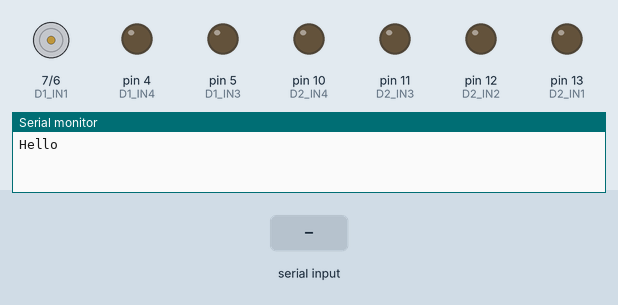
Bench run of a sketch on a simulated Arduino Uno, built with avr-gcc and run on an emulated ATmega328P. On the bench: motor-driver pin pairs drawn as motors (green arrow = first pin HIGH = forward, orange = second pin HIGH = backward, longer = more drive), output pins drawn as LEDs (lit = HIGH), the last lines printed to the serial monitor. Inputs (shaded band) come from the test bench.

Above: at 1.2 s.
1.3 s: "a" received over Serial
At 2.1 s:
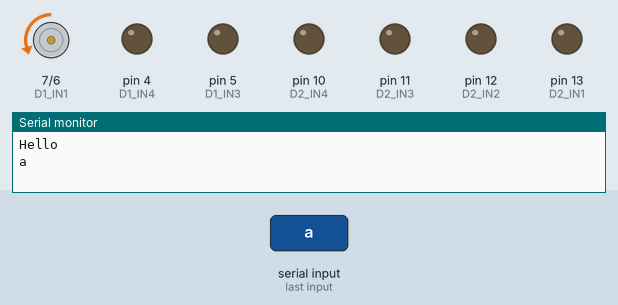
2.8 s: "d" received over Serial
At 3.3 s:
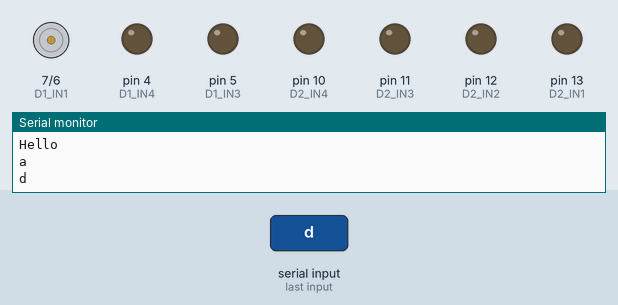
Timing chart, 0 to 5.8 s (numbered marks = the images above; inputs shaded):
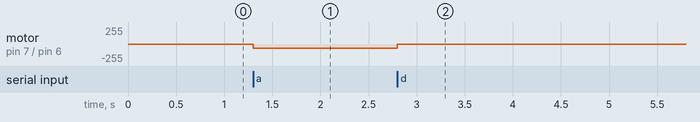

Measured:
- after the input at 1.3 s, motor on pin 7 (D1_IN1) / pin 6 (D1_IN2): stopped → backward 60/255 at once
- after the input at 2.8 s, motor on pin 7 (D1_IN1) / pin 6 (D1_IN2): backward 60/255 → stopped at once

The sketch:

DC_MX1508.ino
```cpp
// 모터 핀 정의
const int D1_IN1 = 7;  // L9110S 드라이버 IN1 핀
const int D1_IN2 = 6;  // L9110S 드라이버 IN2 핀
const int D1_IN3 = 5;  // L9110S 드라이버 IN1 핀
const int D1_IN4 = 4;  // L9110S 드라이버 IN2 핀

//모터핀정의
const int D2_IN1 = 13;  // L9110S 드라이버 IN1 핀
const int D2_IN2 = 12;  // L9110S 드라이버 IN2 핀
const int D2_IN3 = 11;  // L9110S 드라이버 IN1 핀
const int D2_IN4 = 10;  // L9110S 드라이버 IN2 핀

void setup() {
  // 모터 핀을 출력으로 설정
  pinMode(D1_IN1, OUTPUT);
  pinMode(D1_IN2, OUTPUT);
  pinMode(D1_IN3, OUTPUT);
  pinMode(D1_IN4, OUTPUT);

  pinMode(D2_IN1, OUTPUT);
  pinMode(D2_IN2, OUTPUT);
  pinMode(D2_IN3, OUTPUT);
  pinMode(D2_IN4, OUTPUT);
  Serial.begin(9600);
  Serial.println("Hello");
}

int maxSpeed=255;//속도 130아래로 안떨어짐
char state;

void loop() {

  if(Serial.available()){
    state=Serial.read();

    if(state=='a'){
      Serial.println(state);
      analogWrite(D1_IN2, 60);  // IN1 핀에 PWM 신호로 속도 설정
      analogWrite(D1_IN1, LOW);  // IN2 핀 LOW
    }

    else if(state=='d'){
      Serial.println(state);
      analogWrite(D1_IN2, LOW);  // IN1 핀에 PWM 신호로 속도 설정
      analogWrite(D1_IN1, 60);  // IN2 핀 LOW
    }
    else if(state=='s'){
      Serial.println(state);
      analogWrite(D1_IN1, LOW);  // IN1 핀에 PWM 신호로 속도 설정
      digitalWrite(D1_IN2, LOW);  // IN2 핀 LOW
    }
  }
}
```
